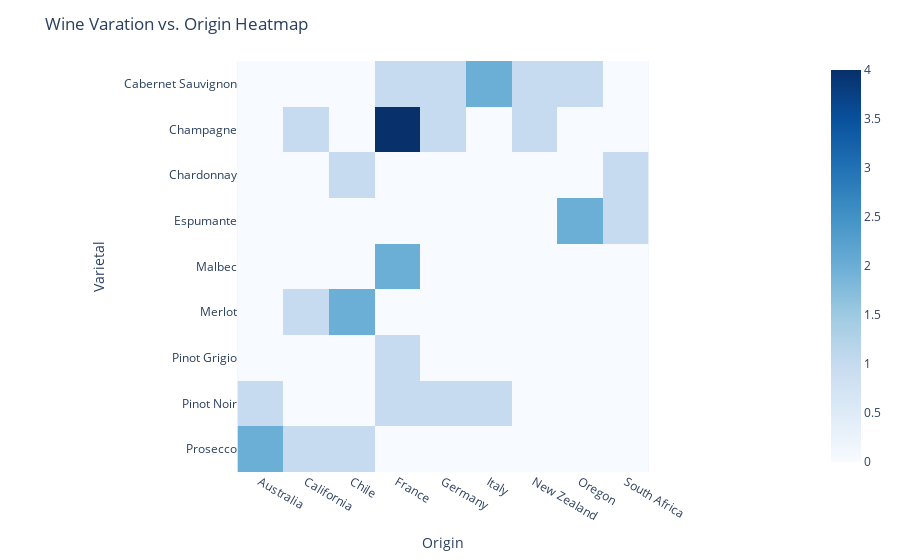

This figure's notebook cell:
### Code cell
agg_data = df.groupby(['Varietal', 'Origin'])['Minimum Qty (kg)'].mean().unstack(fill_value=0)
varietal_counts = df['Varietal'].value_counts()

crosstab_data = pd.crosstab(df['Varietal'], df['Origin'])
fig = px.imshow(crosstab_data, x=crosstab_data.columns, y=crosstab_data.index, color_continuous_scale='blues')
fig.update_xaxes(title='Origin')
fig.update_yaxes(title='Varietal')
fig.update_layout(title='Wine Varation vs. Origin Heatmap')
fig.show()

### Figure 1 — Plotly figure (JSON) as saved in the notebook; plotly's stock layout.template omitted (floating-point values rounded to 4 significant figures)
{"data": [{"coloraxis": "coloraxis", "hovertemplate": "Origin: %{x}<br>Varietal: %{y}<br>color: %{z}<extra></extra>", "name": "0", "type": "heatmap", "x": ["Australia", "California", "Chile", "France", "Germany", "Italy", "New Zealand", "Oregon", "South Africa"], "xaxis": "x", "y": ["Cabernet Sauvignon", "Champagne", "Chardonnay", "Espumante", "Malbec", "Merlot", "Pinot Grigio", "Pinot Noir", "Prosecco"], "yaxis": "y", "z": [[0, 0, 0, 1, 1, 2, 1, 1, 0], [0, 1, 0, 4, 1, 0, 1, 0, 0], [0, 0, 1, 0, 0, 0, 0, 0, 1], [0, 0, 0, 0, 0, 0, 0, 2, 1], [0, 0, 0, 2, 0, 0, 0, 0, 0], [0, 1, 2, 0, 0, 0, 0, 0, 0], [0, 0, 0, 1, 0, 0, 0, 0, 0], [1, 0, 0, 1, 1, 1, 0, 0, 0], [2, 1, 1, 0, 0, 0, 0, 0, 0]]}], "layout": {"coloraxis": {"colorscale": [[0, "rgb(247,251,255)"], [0.125, "rgb(222,235,247)"], [0.25, "rgb(198,219,239)"], [0.375, "rgb(158,202,225)"], [0.5, "rgb(107,174,214)"], [0.625, "rgb(66,146,198)"], [0.75, "rgb(33,113,181)"], [0.875, "rgb(8,81,156)"], [1, "rgb(8,48,107)"]]}, "margin": {"t": 60}, "title": {"text": "Wine Varation vs. Origin Heatmap"}, "xaxis": {"anchor": "y", "constrain": "domain", "domain": [0, 1], "scaleanchor": "y", "title": {"text": "Origin"}}, "yaxis": {"anchor": "x", "autorange": "reversed", "constrain": "domain", "domain": [0, 1], "title": {"text": "Varietal"}}}}
